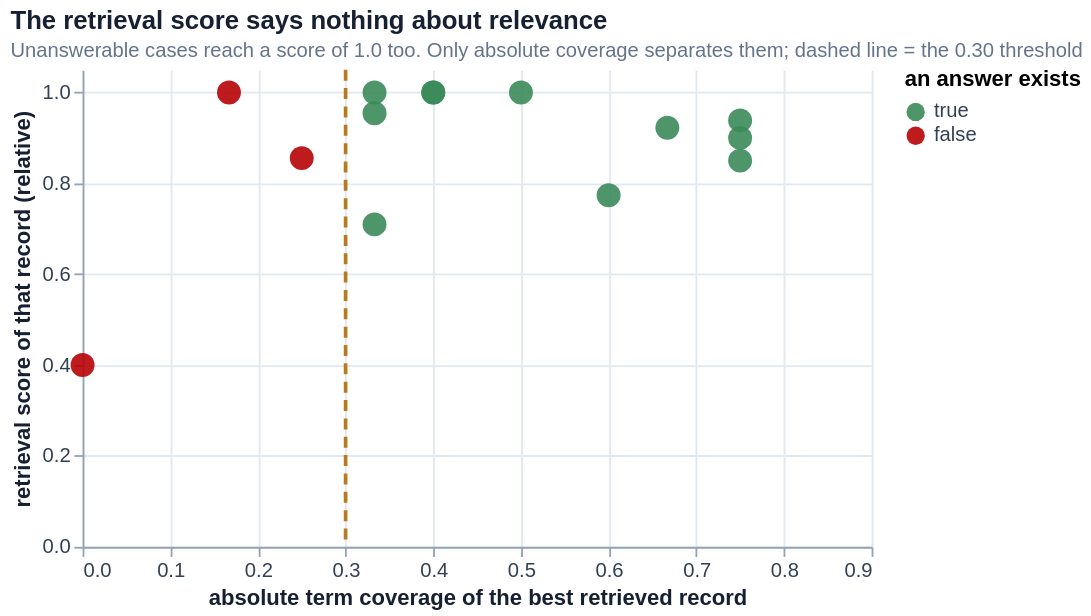

Notebook code for this chart:
### Markdown cell above
### The relevance threshold, measured before it was chosen

The threshold that separates "the company has no answer" from "here is the answer" is a
product decision, so it is measured on the evaluation cases rather than picked. The
margin is one token wide, which is why the signal **annotates** rather than suppresses:
labelling real evidence cautiously costs less than hiding it.

### Code cell
# --- 6.2b The relevance threshold, measured on the evaluation cases --------
# WHAT: measure absolute term coverage for every supplied case plus two controls
#       that have no answer in the corpus at all.
# WHY:  hybrid retrieval CANNOT express irrelevance. Min-max normalisation gives
#       the best permitted record a score of 1.0 whatever the question, so
#       EVAL-007 — which must abstain — returns six sources with a top score of
#       1.0. The threshold that separates "no answer exists" from "here it is"
#       is a product decision, so it is measured rather than chosen.
import json

from company_assistant.tools import WEAK_COVERAGE_THRESHOLD, term_coverage

cases = json.loads(DATA_EVAL.read_text(encoding="utf-8"))
permitted_by_role = {key: {d.source_id: d for d in index.permitted_documents(COMPANY_KNOWLEDGE, e.role)}
                     for key, e in EMPLOYEES.items()}

# Two controls with no answer anywhere in the corpus, to give the "unanswerable"
# side more than a single data point.
CONTROLS = [
    {"case_id": "CTRL-nonsense", "employee_id": "maya", "question": "zzzqqq xylophone kumquat"},
    {"case_id": "CTRL-offtopic", "employee_id": "leo", "question": "What is the office coffee machine policy?"},
]
UNANSWERABLE = {"EVAL-007", "CTRL-nonsense", "CTRL-offtopic"}

rows = []
for case in [*cases, *CONTROLS]:
    who = case["employee_id"]
    result = search_company_knowledge(case["question"], EMPLOYEES[who], retriever=kr[who])
    docs = permitted_by_role[who]
    best = max((term_coverage(case["question"],
                              f"{docs[item.source_id].title} {docs[item.source_id].content}")
                for item in result.evidence if item.source_id in docs), default=0.0)
    rows.append({"case": case["case_id"], "employee": who,
                 "answerable": case["case_id"] not in UNANSWERABLE,
                 "coverage": round(best, 3),
                 "top_score": result.evidence[0].score if result.evidence else 0.0,
                 "relevance": result.relevance})

coverage_df = pd.DataFrame(rows).sort_values("coverage")
display(coverage_df)

answerable_min = coverage_df.loc[coverage_df.answerable, "coverage"].min()
unanswerable_max = coverage_df.loc[~coverage_df.answerable, "coverage"].max()
print(f"lowest answerable coverage : {answerable_min:.2f}")
print(f"highest unanswerable       : {unanswerable_max:.2f}")
print(f"threshold in use           : {WEAK_COVERAGE_THRESHOLD:.2f}")
assert unanswerable_max < WEAK_COVERAGE_THRESHOLD <= answerable_min, \
    "the threshold no longer separates answerable from unanswerable cases"
print(f"separates cleanly, but by only {answerable_min - unanswerable_max:.2f} — roughly one token on "
      "these short records, which is why the signal ANNOTATES the result and never suppresses evidence")

# The relative score is uninformative about relevance; show that directly.
confident_but_irrelevant = coverage_df[(~coverage_df.answerable) & (coverage_df.top_score >= 0.99)]
print(f"\nunanswerable cases still returning a top score of 1.0: {len(confident_but_irrelevant)} "
      f"({', '.join(confident_but_irrelevant.case) or 'none'})")

points = alt.Chart(coverage_df).mark_circle(size=170, opacity=0.9).encode(
    x=alt.X("coverage:Q", title="absolute term coverage of the best retrieved record",
            scale=alt.Scale(domain=[0, 0.85])),
    y=alt.Y("top_score:Q", title="retrieval score of that record (relative)",
            scale=alt.Scale(domain=[0, 1.05])),
    color=alt.Color("answerable:N",
                    scale=alt.Scale(domain=[True, False], range=[COLORS["allow"], COLORS["deny"]]),
                    legend=alt.Legend(title="an answer exists")),
    tooltip=["case", "employee", "coverage", "top_score", "relevance"],
)
rule = alt.Chart(pd.DataFrame({"t": [WEAK_COVERAGE_THRESHOLD]})).mark_rule(
    color=COLORS["partial"], strokeDash=[6, 4], size=2).encode(x="t:Q")
threshold_chart = (points + rule).properties(
    width=430, height=260,
    title=alt.Title("The retrieval score says nothing about relevance",
                    subtitle="Unanswerable cases reach a score of 1.0 too. Only absolute coverage "
                             f"separates them; dashed line = the {WEAK_COVERAGE_THRESHOLD:.2f} threshold"),
)
save_chart(threshold_chart, "6_2_relevance_threshold",
           caption="Retrieval score cannot express irrelevance — unanswerable questions score 1.0. "
                   "Absolute term coverage separates answerable (>=0.33) from unanswerable (<=0.25).")

### Figure 1 — Vega-Lite specification as saved in the notebook (floating-point values rounded to 4 significant figures)
{"config": {"view": {"stroke": "transparent", "continuousWidth": 520, "continuousHeight": 280}, "axis": {"labelFontSize": 11, "titleFontSize": 12, "grid": true, "gridColor": "#E2E8F0", "domainColor": "#94A3B8", "tickColor": "#94A3B8", "labelColor": "#334155", "titleColor": "#172033"}, "legend": {"labelFontSize": 11, "titleFontSize": 12, "labelColor": "#334155"}, "title": {"fontSize": 14, "anchor": "start", "color": "#172033", "subtitleFontSize": 11, "subtitleColor": "#64748B"}, "range": {"category": ["#4677A8", "#3B8A5A", "#C86445", "#B77A1F", "#7A5AA8", "#5FA8A0"]}}, "layer": [{"data": {"name": "data-0c46f14d373441762e7cdec0652344c8"}, "mark": {"type": "circle", "opacity": 0.9, "size": 170}, "encoding": {"color": {"field": "answerable", "legend": {"title": "an answer exists"}, "scale": {"domain": [true, false], "range": ["#3B8A5A", "#B60205"]}, "type": "nominal"}, "tooltip": [{"field": "case", "type": "nominal"}, {"field": "employee", "type": "nominal"}, {"field": "coverage", "type": "quantitative"}, {"field": "top_score", "type": "quantitative"}, {"field": "relevance", "type": "nominal"}], "x": {"field": "coverage", "scale": {"domain": [0, 0.85]}, "title": "absolute term coverage of the best retrieved record", "type": "quantitative"}, "y": {"field": "top_score", "scale": {"domain": [0, 1.05]}, "title": "retrieval score of that record (relative)", "type": "quantitative"}}}, {"data": {"name": "data-194c1b4d231ac12ed087ea4dbdca27f2"}, "mark": {"type": "rule", "color": "#B77A1F", "size": 2, "strokeDash": [6, 4]}, "encoding": {"x": {"field": "t", "type": "quantitative"}}}], "height": 260, "title": {"text": "The retrieval score says nothing about relevance", "subtitle": "Unanswerable cases reach a score of 1.0 too. Only absolute coverage separates them; dashed line = the 0.30 threshold"}, "width": 430, "$schema": "https://vega.github.io/schema/vega-lite/v6.4.1.json", "datasets": {"data-0c46f14d373441762e7cdec0652344c8": [{"case": "CTRL-nonsense", "employee": "maya", "answerable": false, "coverage": 0.0, "top_score": 0.4, "relevance": "none"}, {"case": "EVAL-007", "employee": "maya", "answerable": false, "coverage": 0.167, "top_score": 1.0, "relevance": "weak"}, {"case": "CTRL-offtopic", "employee": "leo", "answerable": false, "coverage": 0.25, "top_score": 0.8555, "relevance": "weak"}, {"case": "EVAL-005", "employee": "leo", "answerable": true, "coverage": 0.333, "top_score": 1.0, "relevance": "strong"}, {"case": "EVAL-008", "employee": "omar", "answerable": true, "coverage": 0.333, "top_score": 0.9543, "relevance": "strong"}, {"case": "EVAL-011", "employee": "leo", "answerable": true, "coverage": 0.333, "top_score": 0.7096, "relevance": "strong"}, {"case": "EVAL-006", "employee": "leo", "answerable": true, "coverage": 0.4, "top_score": 1.0, "relevance": "strong"}, {"case": "EVAL-002", "employee": "leo", "answerable": true, "coverage": 0.4, "top_score": 1.0, "relevance": "strong"}, {"case": "EVAL-004", "employee": "maya", "answerable": true, "coverage": 0.5, "top_score": 1.0, "relevance": "strong"}, {"case": "EVAL-012", "employee": "leo", "answerable": true, "coverage": 0.6, "top_score": 0.7738, "relevance": "strong"}, {"case": "EVAL-009", "employee": "leo", "answerable": true, "coverage": 0.667, "top_score": 0.9223, "relevance": "strong"}, {"case": "EVAL-003", "employee": "maya", "answerable": true, "coverage": 0.75, "top_score": 0.9385, "relevance": "strong"}, {"case": "EVAL-001", "employee": "maya", "answerable": true, "coverage": 0.75, "top_score": 0.85, "relevance": "strong"}, {"case": "EVAL-010", "employee": "leo", "answerable": true, "coverage": 0.75, "top_score": 0.9, "relevance": "strong"}], "data-194c1b4d231ac12ed087ea4dbdca27f2": [{"t": 0.3}]}}
